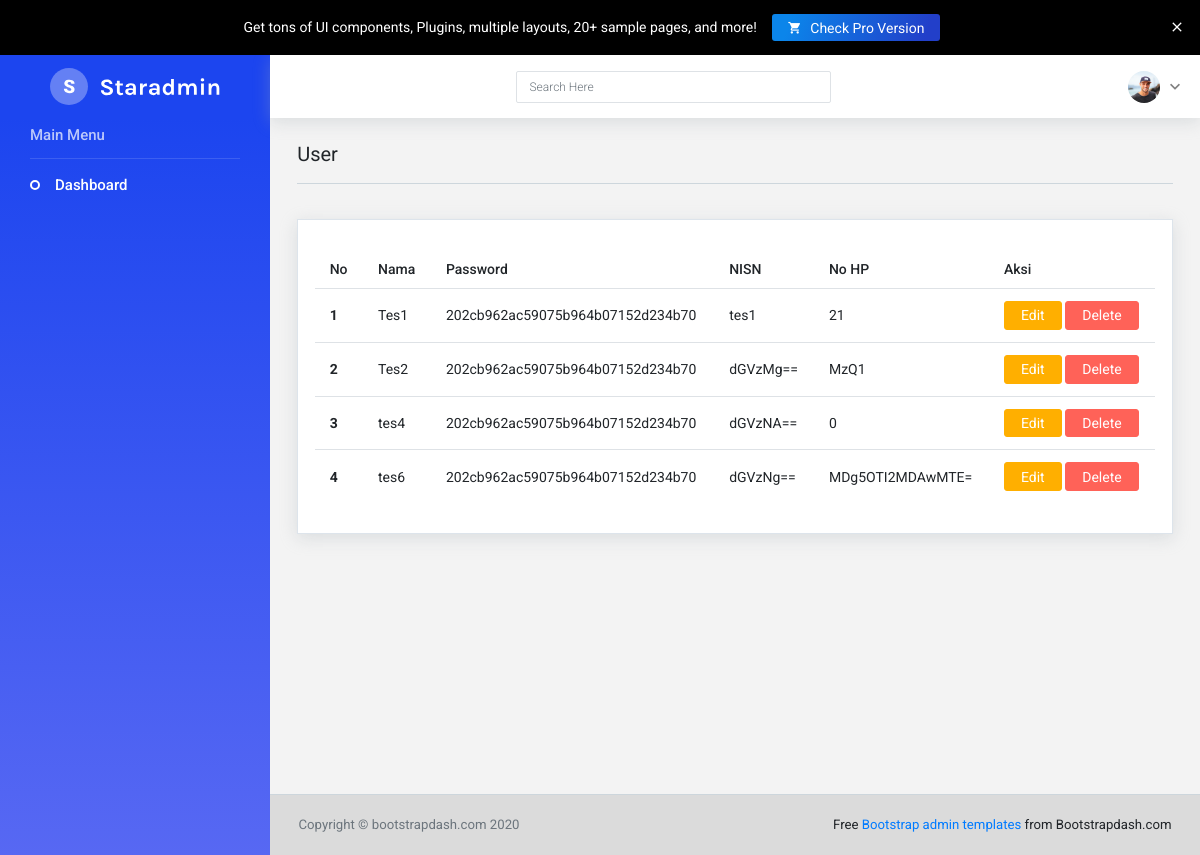
The page /UTS_SKD/dashboard.php on the database its author committed.
### tables this page shows
CREATE TABLE `user` (
  `id` int(11) NOT NULL,
  `nama` varchar(255) NOT NULL,
  `pass` varchar(50) NOT NULL,
  `nisn` varchar(255) NOT NULL,
  `no_hp` varchar(255) NOT NULL
);

### UTS_SKD/dashboard.php (the view, shortened to what this page needs)
<!DOCTYPE html>
<html lang="en">
<head>
    <link rel="stylesheet" href="assets/vendors/iconfonts/mdi/css/materialdesignicons.min.css">
    <link rel="stylesheet" href="assets/vendors/iconfonts/ionicons/dist/css/ionicons.css">
    <link rel="stylesheet" href="assets/vendors/iconfonts/flag-icon-css/css/flag-icon.min.css">
    <link rel="stylesheet" href="assets/vendors/css/vendor.bundle.base.css">
    <link rel="stylesheet" href="assets/vendors/css/vendor.bundle.addons.css">
    <link rel="stylesheet" href="assets/css/shared/style.css">
    <link rel="stylesheet" href="assets/css/demo_1/style.css">
</head>
<body>
    <div class="container-scroller">
        <nav class="navbar default-layout col-lg-12 col-12 p-0 fixed-top d-flex flex-row">
            <div class="text-center navbar-brand-wrapper d-flex align-items-top justify-content-center">
                <a class="navbar-brand brand-logo" href="dashboard.php">
                    <img src="assets/images/logo.svg" alt="logo" /> </a>
            </div>
            <div class="navbar-menu-wrapper d-flex align-items-center">
                <form class="ml-auto search-form d-none d-md-block" action="#">
                    <div class="form-group">
                        <input type="search" class="form-control" placeholder="Search Here">
                    </div>
                </form>
                <ul class="navbar-nav ml-auto">
                    <li class="nav-item dropdown d-none d-xl-inline-block user-dropdown">
                        <a class="nav-link dropdown-toggle" id="UserDropdown" href="#" data-toggle="dropdown"
                            aria-expanded="false">
                            <img class="img-xs rounded-circle" src="assets/images/faces/face8.jpg" alt="Profile image">
                        </a>
                    </li>
                </ul>
            </div>
        </nav>
        <div class="container-fluid page-body-wrapper">
            <nav class="sidebar sidebar-offcanvas" id="sidebar">
                <ul class="nav">
                    <li class="nav-item nav-category">Main Menu</li>
                    <li class="nav-item">
                        <a class="nav-link" href="dashboard.php">
                            <span class="menu-title">Dashboard</span>
                        </a>
                    </li>
                </ul>
            </nav>
            <div class="main-panel">
                <div class="content-wrapper">
                    <div class="row page-title-header">
                        <div class="col-12">
                            <div class="page-header">
                                <h4 class="page-title">User</h4>
                            </div>
                        </div>
                    </div>
                    <div class="row">
                        <div class="col-md-12 grid-margin">
                            <div class="card">
                                <div class="card-body">
                                    <div class="row">
                                        <table class="table table-stripped">
                                            <thead>
                                                <tr>
                                                    <th scope="col">No</th>
                                                    <th scope="col">Nama</th>
                                                    <th scope="col">Password</th>
                                                    <th scope="col">NISN</th>
                                                    <th scope="col">No HP</th>
                                                    <th scope="col">Aksi</th>
                                                </tr>
                                            </thead>
                                            <tbody>
                                                <?php
                                                require 'function.php';
                                                $sql = "SELECT * FROM user";
                                                $result = $connection->query($sql);
                                                $count = 0;
                                                if ($result->num_rows >  0) {
                                                    while ($row = $result->fetch_assoc()) {
                                                        $count = $count + 1;
                                                ?>
                                                <tr>
                                                    <th scope="row"><?= $count ?></th>
                                                    <td><?= $row['nama'] ?></td>
                                                    <td><?= $row['pass'] ?></td>
                                                    <td><?= $row['nisn'] ?></td>
                                                    <td><?= $row['no_hp'] ?></td>
                                                    <td>
                                                        <a class="btn btn-warning"
                                                            href="edit.php?id=<?php echo $row["id"] ?>">Edit</a>
                                                        <a class="btn btn-danger"
                                                            href="delete.php?id=<?php echo $row["id"] ?>">Delete</a>
                                                    </td>
                                                </tr>
                                                <?php
                                                    }
                                                }
                                                ?>
                                            </tbody>
                                        </table>
                                    </div>
                                </div>
                            </div>
                        </div>
                    </div>
                </div>
                <footer class="footer">
                    <div class="container-fluid clearfix">
                        <span class="text-muted d-block text-center text-sm-left d-sm-inline-block">Copyright ©
                            bootstrapdash.com 2020</span>
                        <span class="float-none float-sm-right d-block mt-1 mt-sm-0 text-center"> Free <a
                                href="https://www.bootstrapdash.com/bootstrap-admin-template/" target="_blank">Bootstrap
                                admin templates</a> from Bootstrapdash.com</span>
                    </div>
                </footer>
            </div>
        </div>
    </div>
</body>
</html>

### rows shown on the page
user: nama "Tes1", pass "202cb962ac59075b964b07152d234b70", nisn "tes1", no_hp "21"
user: nama "Tes2", pass "202cb962ac59075b964b07152d234b70", nisn "dGVzMg==", no_hp "MzQ1"
user: nama "tes4", pass "202cb962ac59075b964b07152d234b70", nisn "dGVzNA==", no_hp "0"
user: nama "tes6", pass "202cb962ac59075b964b07152d234b70", nisn "dGVzNg==", no_hp "MDg5OTI2MDAwMTE="
